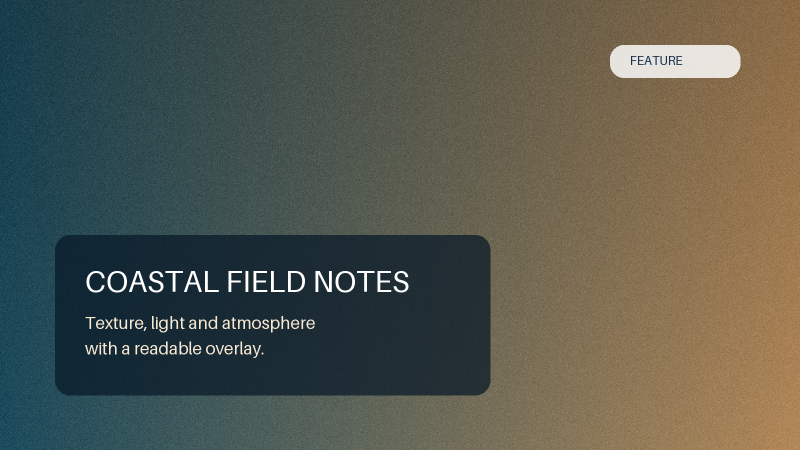
#> input picture benchmark/corpus/05-photo-overlay.png, 1600 x 900 px (shown at 1/2 size); its folder holds only this picture in this run
$ python -i bg_model.py   (imports and definitions only)   (older library calls are emulated)
#> lines starting #> are read from the running program, lines starting #| are printed output that depends on the picture; after the words box and inside, x2 and y2 are one past the last pixel; in counts of white or black regions, pixels touching at a corner belong together
#!/usr/bin/env python3
"""Background modeling and repair module.

Builds a clean background image by:
1. Adaptive background color detection (edge sampling)
2. Using the original image as base (preserving real background)
3. Inpainting foreground/text regions from surrounding pixels

Usage:
    from bg_model import build_background
    bg = build_background(img_rgb, text_mask=mask)
"""

from __future__ import annotations

import logging
import math

import cv2
import numpy as np

logger = logging.getLogger(__name__)

# ---------------------------------------------------------------------------
# Public API
# ---------------------------------------------------------------------------


# [399 lines left out: functions _corner_colors, _bilinear_gradient, extend_background_to_widescreen, compute_widescreen_canvas, _resize_cover, _build_ambient_backdrop and 3 more, not called in this run]


def build_background(
    img: np.ndarray,
    text_mask: np.ndarray | None = None,
    fg_hint_mask: np.ndarray | None = None,
    period: int = 32,
) -> np.ndarray:
    """Build a clean background image from the input.

    Args:
        img: Input image (H, W, 3) RGB uint8.
        text_mask: Binary mask (H, W) where text regions = 255.
        fg_hint_mask: Optional binary mask of known foreground regions.
        period: Tile period (kept for API compatibility, unused in new approach).

    Returns:
        Clean background image (H, W, 3) RGB uint8.
    """
    h, w = img.shape[:2]

    if text_mask is None:
        text_mask = np.zeros((h, w), dtype=np.uint8)
    if fg_hint_mask is None:
        fg_hint_mask = np.zeros((h, w), dtype=np.uint8)
    elif not _should_use_fg_hint(
        nonzero_pixels=int(np.count_nonzero(fg_hint_mask)),
        total_pixels=h * w,
    ):
        logger.warning("Ignoring oversized foreground hint for background refinement.")
        fg_hint_mask = np.zeros((h, w), dtype=np.uint8)

    # Combined exclusion mask
    exclude = ((text_mask > 0) | (fg_hint_mask > 0)).astype(np.uint8) * 255

    # Step 1: Detect background color adaptively
    bg_color, bg_std, candidate_mask = _detect_background(img, exclude)
    logger.info(
        "Background color: RGB(%d,%d,%d), std=%.1f",
        int(bg_color[0]), int(bg_color[1]), int(bg_color[2]), bg_std,
    )

    # Step 2: Build background — strategy depends on whether we have fg hints
    has_fg_hint = np.any(fg_hint_mask > 0)

    if has_fg_hint:
        # Refinement pass: use original image + inpainting for pixel-accurate bg
        bg = _original_based_background(
            img,
            exclude,
            bg_color,
            text_mask=text_mask,
            fg_mask=fg_hint_mask,
        )
    else:
        # Initial pass: smooth background for foreground detection
        bg = _smooth_background(img, bg_color, candidate_mask, text_mask)

    return bg


# [134 lines left out: functions build_clean_background, build_removal_mask, needs_large_mask_inpaint, repair_masked_background, build_text_only_background, _should_use_fg_hint, not called in this run]


# ---------------------------------------------------------------------------
# Step 1: Adaptive background detection
# ---------------------------------------------------------------------------


def _detect_background(
    img: np.ndarray, exclude_mask: np.ndarray
) -> tuple[np.ndarray, float, np.ndarray]:
    """Detect the dominant background color by sampling image edges.

    Returns:
        bg_color: (3,) float array — dominant background RGB.
        bg_std: float — standard deviation of background pixels.
        candidate_mask: (H, W) bool — pixels likely belonging to background.
    """
    h, w = img.shape[:2]

    # Sample from edges (5% border on each side)
    margin_y = max(5, int(h * 0.05))
    margin_x = max(5, int(w * 0.05))

    edge_mask = np.zeros((h, w), dtype=bool)
    edge_mask[:margin_y, :] = True   # top
    edge_mask[-margin_y:, :] = True  # bottom
    edge_mask[:, :margin_x] = True   # left
    edge_mask[:, -margin_x:] = True  # right

    # Exclude known text/foreground from edge sampling
    edge_mask &= (exclude_mask == 0)

    edge_pixels = img[edge_mask].reshape(-1, 3).astype(np.float32)

    if len(edge_pixels) < 10:
        # Fallback: use all non-excluded pixels
        valid = exclude_mask == 0
        edge_pixels = img[valid].reshape(-1, 3).astype(np.float32)

    if len(edge_pixels) < 10:
        # Ultimate fallback
        bg_color = np.array([255.0, 255.0, 255.0])
        return bg_color, 30.0, np.ones((h, w), dtype=bool)

    # Find dominant color via histogram peak (faster than KMeans)
    bg_color = np.median(edge_pixels, axis=0)
    bg_std = float(np.mean(np.std(edge_pixels, axis=0)))

    # Adaptive threshold: pixels within N standard deviations of bg_color
    threshold = max(35.0, bg_std * 2.5)

    all_pixels = img.reshape(-1, 3).astype(np.float32)
    dists = np.linalg.norm(all_pixels - bg_color, axis=1)
    candidate_flat = dists < threshold

    candidate_mask = candidate_flat.reshape(h, w)
    # Exclude known foreground/text
    candidate_mask &= (exclude_mask == 0)

    return bg_color, bg_std, candidate_mask


# ---------------------------------------------------------------------------
# Step 2a: Smooth background for initial foreground detection
# ---------------------------------------------------------------------------


def _smooth_background(
    img: np.ndarray,
    bg_color: np.ndarray,
    candidate_mask: np.ndarray,
    text_mask: np.ndarray,
) -> np.ndarray:
    """Build a smooth background for the initial foreground detection pass.

    Replaces non-background pixels with bg_color and applies smoothing.
    This creates enough contrast for diff-based foreground detection while
    preserving the general background appearance.

    Args:
        img: Original image (H, W, 3) RGB uint8.
        bg_color: Detected background color (3,) float.
        candidate_mask: (H, W) bool — pixels likely belonging to background.
        text_mask: Binary mask (H, W) uint8 where text regions = 255.

    Returns:
        Smooth background (H, W, 3) RGB uint8.
    """
    bg = img.copy()
    fill = np.clip(bg_color, 0, 255).astype(np.uint8)

    # Replace non-candidate pixels (likely foreground) with bg_color
    bg[~candidate_mask] = fill

    # Also replace text regions
    if text_mask is not None:
        bg[text_mask > 0] = fill

    # Smooth to blend transitions and reduce artifacts
    bg = cv2.GaussianBlur(bg, (21, 21), 0)

    return bg


# ---------------------------------------------------------------------------
# Step 2b: Original-based background with inpainting (refinement pass)
# ---------------------------------------------------------------------------


# [48 lines left out: function _original_based_background, not called in this run]


def _build_inpaint_mask(exclude_mask: np.ndarray) -> np.ndarray:
    """Build inpaint mask from the exact exclusion mask."""
    return exclude_mask.copy()


# [382 lines left out: functions _build_component_repair_mask, _should_expand_shadow_halo, _mask_for_destructive_repair, _replace_unrecoverable_large_regions, _should_replace_region_bbox, _sample_large_region_fill and 9 more, not called in this run]

>>> import cv2
>>> picture = cv2.cvtColor(cv2.imread('../benchmark/corpus/05-photo-overlay.png'), cv2.COLOR_BGR2RGB)
>>> result = build_background(picture)
#> in _detect_background, `edge_mask &= (exclude_mask == 0)`:
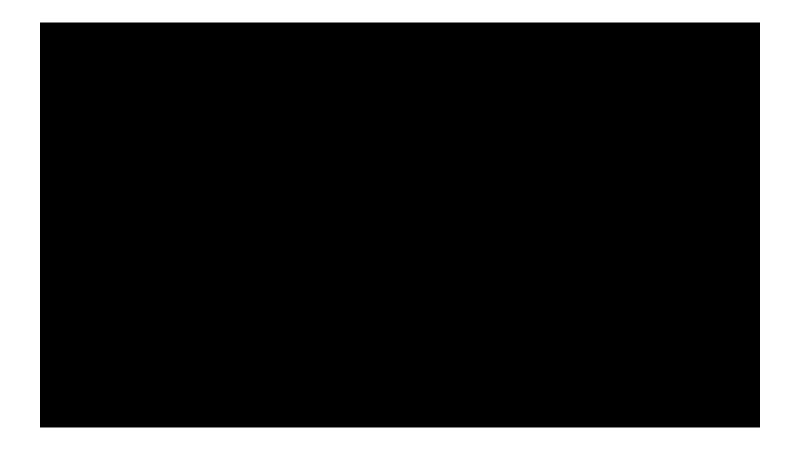
#> edge_mask: shape (900, 1600) bool (shown at 1/2 size); 19% white; 1 white region, box (x1, y1, x2, y2) and area: (0, 0, 1600, 900) 273600
#> in _detect_background, `bg_color = np.median(edge_pixels, axis=0)`: bg_color = [91, 93, 81]
#> in _detect_background, `bg_std = float(np.mean(np.std(edge_pixels, axis=0)))`: bg_std = 30.05
#> in _detect_background, `threshold = max(35.0, bg_std * 2.5)`: threshold = 75.13
#> in _detect_background, `candidate_mask = candidate_flat.reshape(h, w)`:
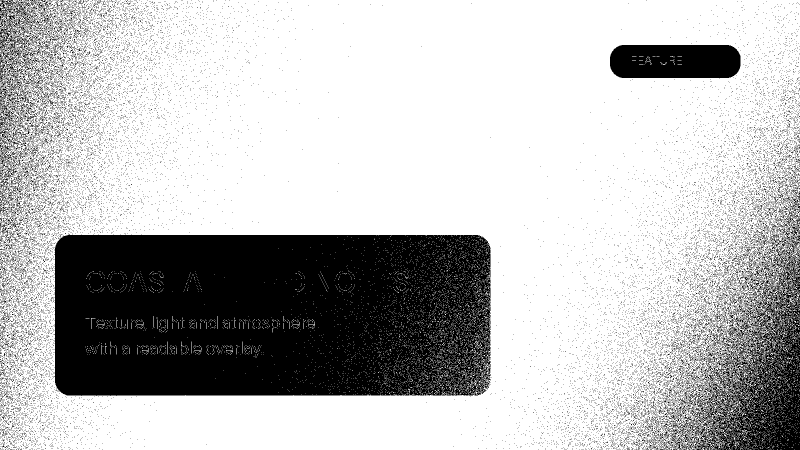
#> candidate_mask: shape (900, 1600) bool (shown at 1/2 size); 73.2% white; 22223 black regions (21983 under 20 px), largest, box (x1, y1, x2, y2) and area: (107, 468, 981, 792) 267473, (1332, 435, 1600, 900) 41919, (1220, 90, 1482, 157) 16361
#> in build_background, `bg_color, bg_std, candidate_mask = _detect_background(img, exclude)`: bg_color = [91, 93, 81]; bg_std = 30.05
#> in _smooth_background, `fill = np.clip(bg_color, 0, 255).astype(np.uint8)`: fill = [91, 93, 81]
#> in _smooth_background, `bg[~candidate_mask] = fill`:
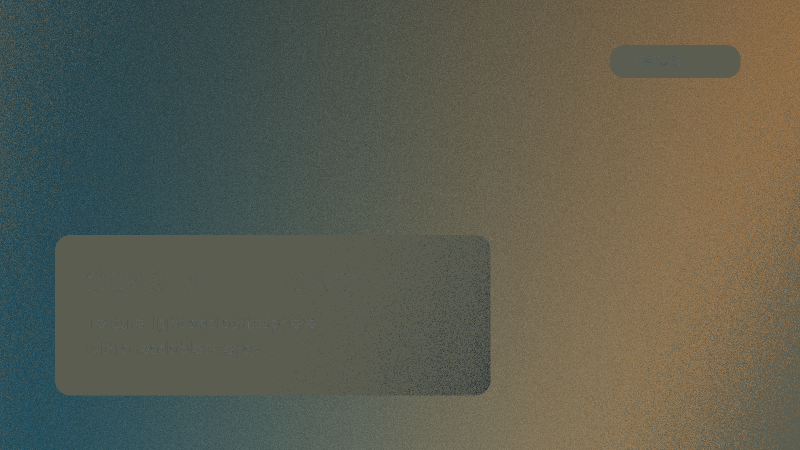
#> bg: shape (900, 1600, 3) (shown at 1/2 size); mean R, G, B 92.7, 93.6, 80.1
